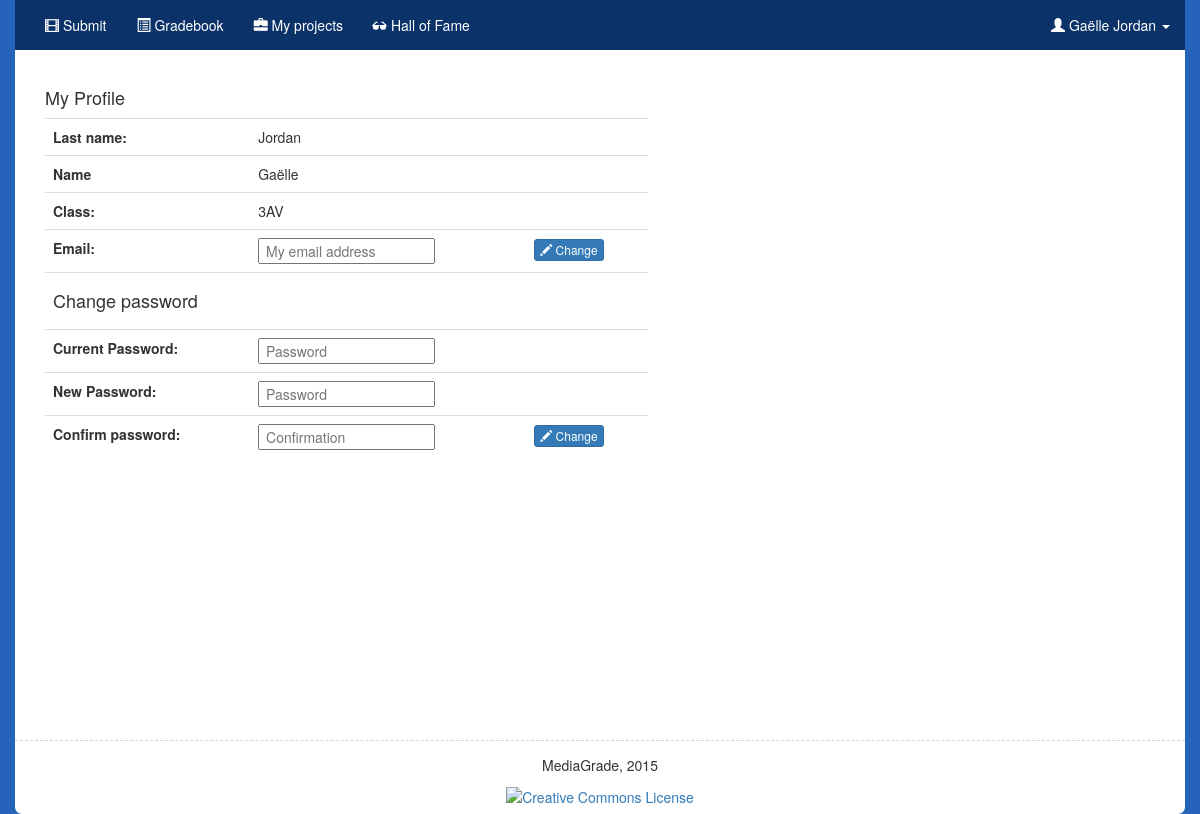
The app's page /profile.php (signed in) with its own data.
### tables this page shows
CREATE TABLE IF NOT EXISTS `users` (
  `id` int(11) NOT NULL AUTO_INCREMENT,
  `username` varchar(20) NOT NULL,
  `email` tinytext NOT NULL,
  `hash` varchar(255) NOT NULL,
  `name` varchar(20) NOT NULL,
  `last_name` varchar(20) NOT NULL,
  `class` varchar(5) NOT NULL,
  `is_staff` tinyint(1) NOT NULL,
  PRIMARY KEY (`username`),
  KEY `id` (`id`)
);

### public/profile.php (called while the page is built, shortened)
<?php
    $query = query("SELECT * FROM users WHERE id = ?", $_SESSION["id"]);
    render("profile.php", ["title" => "Profil", "user_data" => $query[0]], true);
?>

### templates/profile.php (the view, shortened to what this page needs)
<main class="col-md-10" id="content">
      <div class="row">
        <div class="col-md-8">
           <h4><?= LABEL_MY_PROFILE ?></h4>
           <form action="profile.php" method="post" role="form">
           <table class="table">
               <tr>
                <td><b><?= LABEL_LAST_NAME ?>:</b> </td><td><?= $user_data["last_name"]?></td><td></td>
               </tr>
               <tr>
                <td><b><?= LABEL_NAME ?></b> </td><td><?= $user_data["name"]?></td><td></td>
               </tr>
               <tr>
                <td><b><?= LABEL_CLASS ?>:</b> </td><td><?= ($_SESSION["admin"] ? LABEL_TEACHER : $user_data["class"]) ?></td><td></td>
               </tr>                   <tr>
                   <td><b><?= LABEL_EMAIL ?>:</b> </td>
                   <td><input type="text" name="email" placeholder=" <?= LABEL_MY_MAIL ?>" value="<?= $user_data["email"]?>" /></td>
                   <td><button type="submit" name="change_email" value="1" class="btn btn-primary btn-xs"><span class="glyphicon glyphicon-pencil"></span> <?= LABEL_MODIFY ?></button> </td>
               </tr>
                   <td colspan="3"><h4><?= LABEL_CHANGE_PASS ?></h4></td>
               <tr>
                   <td><b><?= LABEL_ACTUAL_PASS ?>:</b> </td>
                   <td><input type="password" name="actual_password" placeholder=" <?= LABEL_PASSWORD ?>"  /></td>
                   <td></td>
               </tr>
               <tr>
                   <td><b><?= LABEL_NEW_PASS ?>:</b> </td>
                   <td><input type="password" name="new_password" placeholder=" <?= LABEL_PASSWORD ?>"  /></td>
                   <td></td>
               </tr>
               <tr>
                   <td><b><?= LABEL_CONFIRM_PASS ?>:</b> </td>
                   <td><input type="password" name="confirm_new_password" placeholder=" Confirmation" /></td>
                   <td><button type="submit" name="change_password" value="1" class="btn btn-primary btn-xs"><span class="glyphicon glyphicon-pencil"></span> <?= LABEL_MODIFY ?></button> </td>
               </tr>
            </table>
           </form>
        </div>
     </div>
</main>

### templates/menu.php (shortened to what this page needs)
<nav class="navbar navbar-default navbar-fixed-top" id="menu">
    <div class="container" <?= ($_SESSION["admin"] ? 'style="background-color:#482084;"' : '') ?>>
         <div id="navbar" class="navbar-collapse collapse">
            <ul class="nav navbar-nav">
            <?php if($_SESSION["admin"]):?>
                 <li><a href="admin.php"><span class="glyphicon glyphicon-film"></span> <?= LABEL_MANAGE_PROJECTS ?> </a></li>
                 <li><a href="grade.php"><span class="glyphicon glyphicon-list-alt"></span> <?= LABEL_RATE ?></a></li>
                 <li>
                     <a href="#" class="dropdown-toggle" data-toggle="dropdown"><span class="glyphicon glyphicon-th-list"></span>  <?= LABEL_RESULTS ?>  <span class="caret"></span></a>
                     <ul class="dropdown-menu dropdown-menu">
                         <?php foreach($classes as $class): ?>
                         <li><a href="admin.php?results=<?= trim($class["class"], " ") ?>"><?= $class["class"] ?></a></li>
                         <?php endforeach ?>
                     </ul>
                 </li>
            <?php else: ?>
                 <li><a href="index.php"><span class="glyphicon glyphicon-film"></span> <?= LABEL_SUBMIT ?></a></li>
                 <li><a href="gradebook.php"><span class="glyphicon glyphicon-list-alt"></span> <?=LABEL_GRADE_BOOK ?></a></li>
                 <li><a href="gallery.php?my"><span class="glyphicon glyphicon-briefcase"></span> <?=LABEL_MY_GALLERY ?></a></li>
            <?php endif ?>
                 <li><a href="gallery.php"><span class="glyphicon glyphicon-sunglasses"></span> <?=LABEL_GALLERY ?></a></li>
            </ul>
            <ul class="nav navbar-nav navbar-right">
                 <li class="dropdown">
                     <a href="#" class="dropdown-toggle" data-toggle="dropdown"><span class="glyphicon glyphicon-user"></span> <?= $username[0]["name"] . " " . $username[0]["last_name"] ?> <span class="caret"></span></a>
                 </li>
            </ul>
         </div>
     </div>
</nav>

### public/css/styles.css (style rules this page uses)
html { overflow: -moz-scrollbars-vertical; overflow-y: scroll; }
.container { background: white; -webkit-border-radius: 0 0 7px 7px; -moz-border-radius: 0 0 7px 7px; border-radius: 0 0 7px 7px; }
.navbar-default { -moz-box-shadow: none; -webkit-box-shadow: none; background-color: transparent; background-image: none; border: none; box-shadow: none; }
.navbar-default .navbar-nav>li>a { color: #FFF }
main { padding-bottom:5em; }
body { background-color: #2664BB; padding-top: 50px; }
main { padding-bottom: 2em; padding-top: 0; }
main .row:first-child, main form:first-child { padding-top:2em; }
nav .container { padding-bottom: 0; background-color: #0B3269; // background-image: url('../img/banner_av.jpg'); -webkit-border-radius: 0px; -moz-border-radius: 0px; border-radius: 0px; }

### public/css/sticky-footer.css (style rules this page uses)
html, body { height: 100%; }
.container { min-height: 100%; height: auto !important; height: 100%; margin: 0 auto -60px; padding-bottom: 60px; }

### records on screen
users: name "Gaëlle", last_name "Jordan", class "3AV"

### other values on screen
LABEL_SUBMIT "Submit"
LABEL_GRADE_BOOK "Gradebook"
LABEL_MY_GALLERY "My projects"
LABEL_GALLERY "Hall of Fame"
LABEL_MY_PROFILE "My Profile"
LABEL_LAST_NAME "Last name"
LABEL_NAME "Name"
LABEL_CLASS "Class"
LABEL_EMAIL "Email"
LABEL_MODIFY "Change"
LABEL_CHANGE_PASS "Change password"
LABEL_ACTUAL_PASS "Current Password"
LABEL_NEW_PASS "New Password"
LABEL_CONFIRM_PASS "Confirm password"
